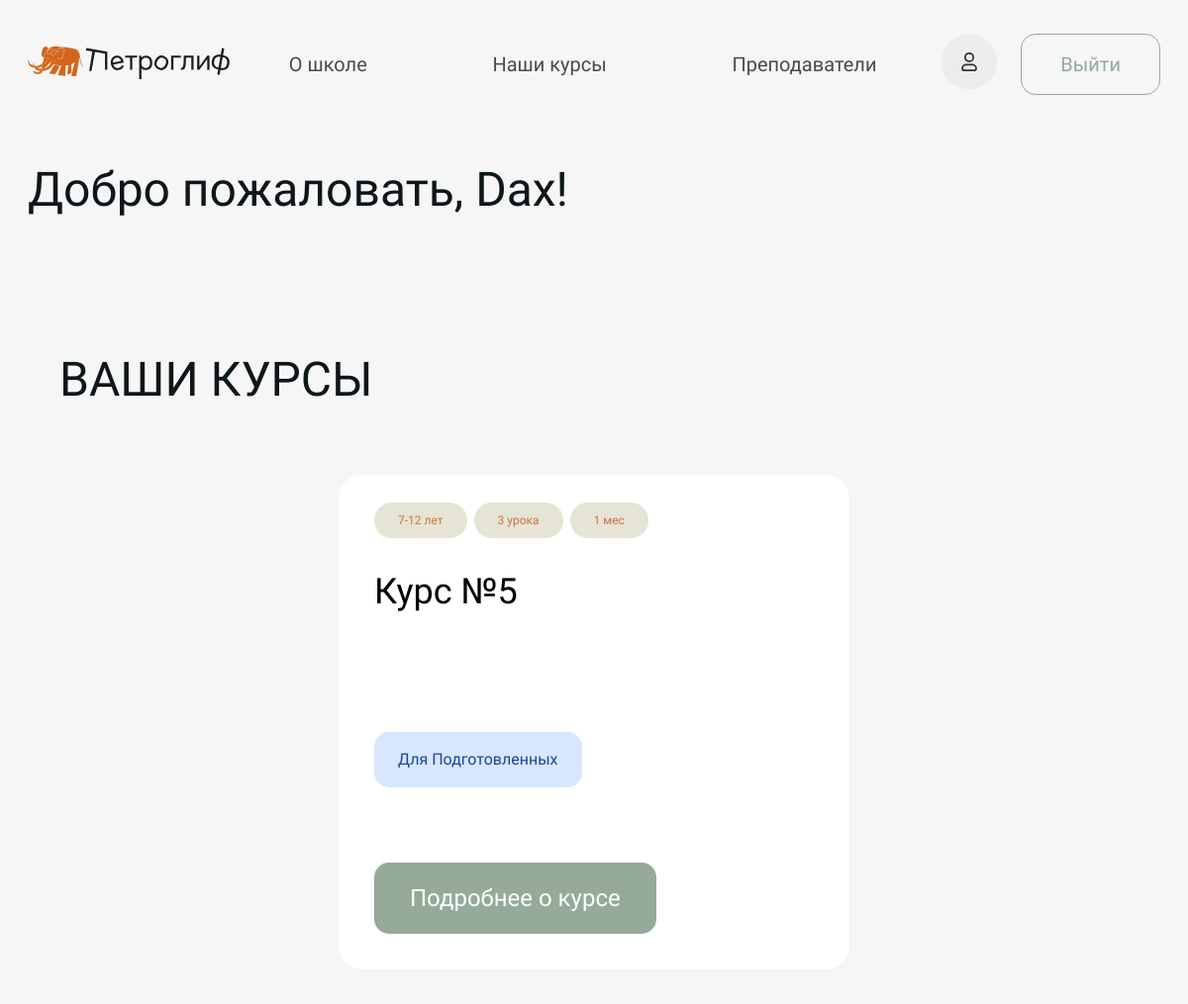
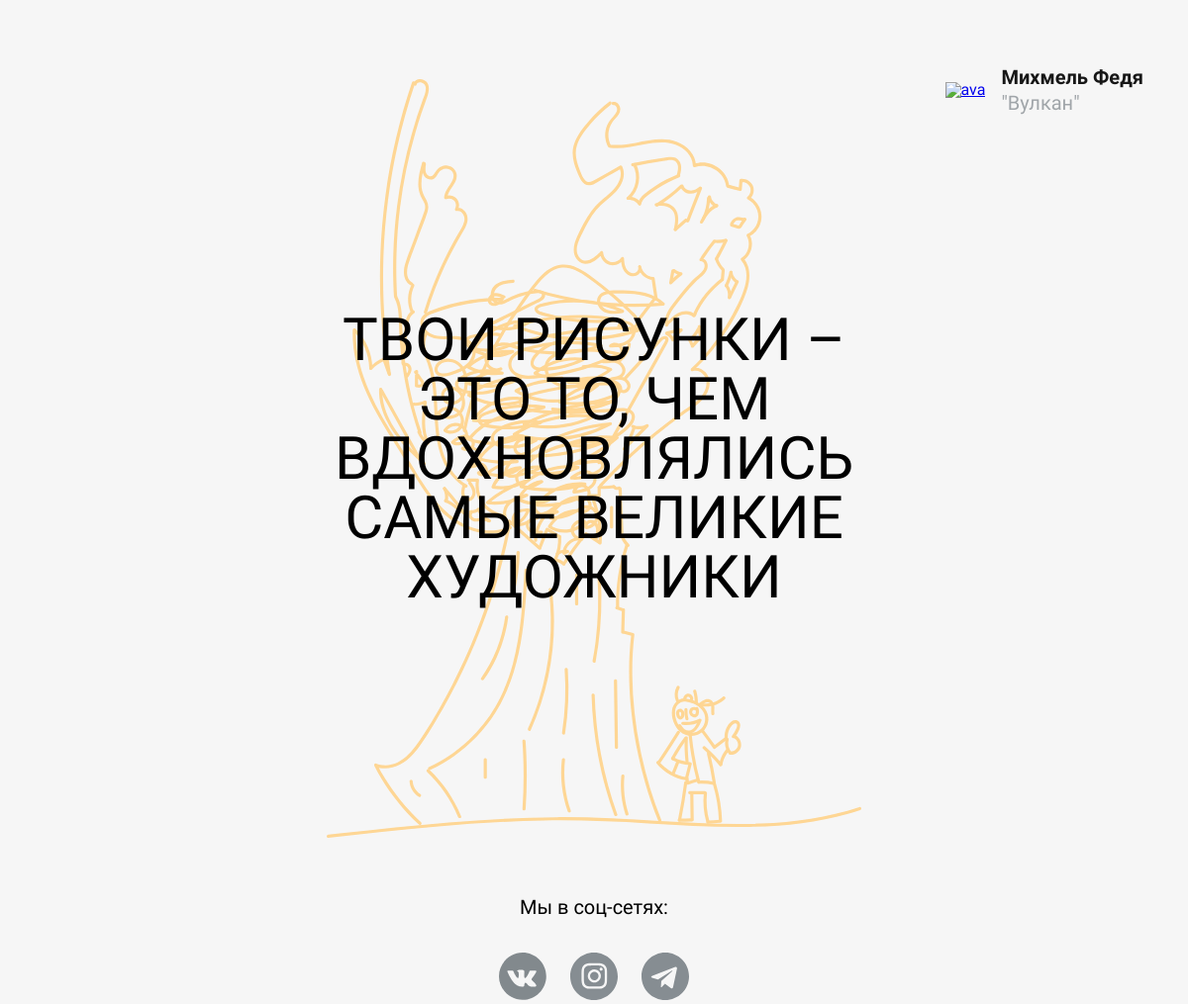
Page /self-account/ (signed in) on the committed database (2 pictures, top to bottom).
### authapp/models.py (models this page shows, shortened)
class StudentUser(AbstractUser):
    id = models.UUIDField(default=uuid4, primary_key=True)
    username = None
    first_name = models.CharField(verbose_name="Имя", max_length=30, blank=False)
    email = models.EmailField(verbose_name="Адрес электронной почты", unique=True, blank=False,
                              validators=[EmailValidator])
    phone_number = models.CharField(verbose_name="Номер телефона", max_length=13, unique=True, blank=False)
    age = models.IntegerField(verbose_name="Возраст", blank=True, null=True)
    bio = models.TextField(verbose_name="Биография", blank=True)
    courses = models.ManyToManyField(Course, verbose_name="Курсы", blank=True, related_name="students")
    created_at = models.DateTimeField(verbose_name='Создан', auto_now_add=True)
    updated_at = models.DateTimeField(verbose_name='Обновлен', auto_now=True)
    deleted = models.BooleanField(default=False)
    activation_key = models.CharField(max_length=128, blank=True)
    activation_key_expires = models.DateTimeField(default=(now() + timedelta(hours=48)))
    objects = StudentUserManager()
    USERNAME_FIELD = 'email'
    REQUIRED_FIELDS = ['first_name', 'phone_number']

### mainapp/models.py (models this page shows, shortened)
class Course(models.Model):
    class CourseCategory(models.TextChoices):
        ART = ("ART", "ИСКУССТВО")
        DESIGN = ("DESIGN", "ДИЗАЙН")
        SOFT_SKILLS = ("SOFT_SKILLS", "SOFT SKILLS")
    id = models.UUIDField(default=uuid4, primary_key=True)
    title = models.CharField(verbose_name="Название курса", max_length=150)
    slug = models.SlugField(verbose_name="URL", max_length=200, unique=True, blank=True, null=True)
    category = models.CharField(verbose_name="Категория курса", max_length=11, choices=CourseCategory.choices)
    note = models.CharField(verbose_name="Цель курса", max_length=200, blank=True)
    description = models.TextField(verbose_name="Описание курса", blank=True)
    price = models.IntegerField(verbose_name="Стоимость курса")
    image = models.ImageField(verbose_name="Изображение", blank=True, null=True, upload_to="сourses_images")
    talents = models.ManyToManyField(Talent, verbose_name="Навыки, которые дает курс", related_name="courses")
    benefits = models.ManyToManyField(Benefit, verbose_name="Польза курса", related_name="courses")
    lesson_qty = models.CharField(verbose_name="Количество уроков", max_length=25, blank=True)
    duration = models.CharField(verbose_name="Продолжительность курса", max_length=25, blank=True)
    age_group = models.CharField(verbose_name="Возрастная группа", max_length=25, blank=True)
    tools = models.TextField(verbose_name="Необходимые материалы и инструменты для курса", blank=True)
    preparation = models.ForeignKey(Preparation, verbose_name="Уровень подготовки", on_delete=models.CASCADE,
                                    null=True, related_name="courses")
    filling = models.TextField(verbose_name="Наполнение курса", blank=True)
    mentors = models.ManyToManyField(Mentor, verbose_name="Менторы", related_name="courses")
    question_lessons_features = models.TextField(verbose_name="Как проходят занятия на курсе?")
    question_access_duration = models.TextField(verbose_name="На сколько по времени доступен курс?")
    question_homework = models.TextField(verbose_name="Что насчет домашнего задания?")
    question_joining_telegram_chat = models.TextField(verbose_name="Что я получу, вступив в телеграм-канал курса?")
    question_paid_no_access = models.TextField(verbose_name="Я оплатил и не получил доступ к курсу")
    is_popular = models.BooleanField(verbose_name="Популярный", default=False)
    created_at = models.DateTimeField(verbose_name='Создан', auto_now_add=True)
    updated_at = models.DateTimeField(verbose_name='Обновлен', auto_now=True)
    deleted = models.BooleanField(verbose_name="Удален", default=False)
    class Meta:
        verbose_name = "Курс"
        verbose_name_plural = "Курсы"
        ordering = ["title"]

class Preparation(models.Model):
    id = models.UUIDField(default=uuid4, primary_key=True)
    value = models.CharField(verbose_name="Значение", max_length=50)
    def __str__(self):
        return self.value
    class Meta:
        verbose_name = "Уровень подготовки"
        verbose_name_plural = "Уровни подготовки"

### mainapp/views.py (the view)
# urls.py: path('self-account/', main_views.view_self_account, name='self-account'),
def view_self_account(request):
    current_user = request.user
    if current_user.is_authenticated:
        courses = current_user.courses.exclude(slug='first-course')
        for course in courses:
            course.description = course.description.split('\n')
        first_course = current_user.courses.filter(slug='first-course')
        descriptions_first = None
        first_course_buy = False
        if first_course:
            first_course_buy = True
            descriptions_first = first_course.description.split('\n')
        context = {'courses': courses,
                   'first_course_buy': first_course_buy,
                   'first_course': first_course,
                   'descriptions_first': descriptions_first,
                   'user': current_user,
                   }
        return render(request, 'mainapp/user_page.html', context)
    else:
        messages.error(request, 'Для входа в личный кабинет Вам необходимо авторизоваться')
        return redirect('index')

### authapp/auth.py (called while the page is built)
    def get_user(self, user_id):
        try:
            return User.objects.get(pk=user_id)
        except User.DoesNotExist:
            return None

### mainapp/templates/mainapp/user_page.html (shortened to what this page needs)
{% extends "mainapp/base.html" %}
{% block content %}
    {% include "mainapp/parts_pages/courses__user.html" %}
    {% include "mainapp/parts_pages/image_tree_yellow.html" %}
{% endblock %}

### mainapp/templates/mainapp/parts_pages/courses__user.html (shortened to what this page needs)
{% load static markdownify %}
    <div class="site-box">
        <section class="courses"  id="anchor-courses">
            <div class="self-account__title">Добро пожаловать, {{ user.first_name }}!</div>
            <h1 class="section__title">Ваши курсы</h1>
            <div class="courses__cards">
                {% for item in courses %}
                <div class="courses__card">
                    <div class="courses__info">
                        <a class="courses__age" href="#">{{ item.age_group }}</a>
                        <a class="courses__count" href="#">{{ item.lesson_qty }}</a>
                        <a class="courses__time" href="#">{{ item.duration }}</a>
                    </div>
                    <div class="courses__name">{{ item.title }}</div>
                    <a class="courses__for" href="#"><div>{{ item.preparation }}</div></a>
                    <a class="courses__detailed" href="{% url 'course' item.slug %}"><div>Подробнее о курсе</div></a>
                </div>
                {% endfor %}
            </div>
        </section>
    </div>

### mainapp/static/css/index.css (style rules this page uses)
* { margin: 0; padding: 0; }
body { font-family: 'Onest', sans-serif; font-size: 16px; font-weight: 300; line-height: 1; background: #F6F6F6; }
.site-box { max-width: 1224px; min-width: 347px; padding: 0 clamp(14px, 3vw, 28px); margin: 0 auto; font-weight: 400; }
.section__title { color: #0D161B; font-size: clamp(2.375rem, 4vw, 3.5rem); font-weight: 400; text-transform: uppercase; padding: clamp(40px, 6vw, 100px) calc(clamp(40px, 6vw, 76px) - 40px) clamp(40px, 6vw, 80px); }
.courses__cards { display: flex; flex-wrap: wrap; gap: 24px; justify-content: center; }
.courses__card { width: clamp(307px, 37vw, 528px); min-height: clamp(305px, 37vw, 549px); padding: clamp(24px, 3vw, 28px) clamp(20px, 3vw, 36px); background-color: #FFFFFF; border-radius: 24px; position: relative; }
.courses__info { display: flex; gap: clamp(4px, 1vw, 7px); }
.courses__info a { text-wrap: nowrap; text-decoration: none; border-radius: 46px; color: #CF7042; background: #E6E4D4; font-size: clamp(0.75rem, 1vw, 1rem); padding: clamp(7.5px, 1vw, 17px) clamp(14px, 2vw, 35px); }
.courses__name { font-size: clamp(1.5rem, 3vw, 2.25rem); line-height: 1; margin-top: clamp(14px, 3vw, 48px); height: clamp(118px, 17vw, 160px); }
.courses__for { text-decoration: none; }
.courses__for > div { padding: clamp(14.5px, 2vw, 20px) clamp(20px, 2vw, 35px); color: #1B459A; background: #D8E6FF; border-radius: 15px; text-wrap: nowrap; font-size: clamp(0.75rem, 2vw, 1rem); display: inline-block; margin-bottom: 14px; }
.courses__detailed { border-radius: 15px; color: #FFFFFF; background: #95AA99; text-decoration: none; font-size: clamp(1.25rem, 2vw, 1.5rem); padding: clamp(18px, 2vw, 29.5px) clamp(35px, 3vw, 37.5px); position: absolute; bottom: clamp(23px, 3vw, 38px); left: clamp(20px, 3vw, 36px); }
.self-account__title { color: #0D161B; font-size: clamp(2.5rem, 4vw, 4.75rem); font-weight: 400; margin: clamp(40px, 6vw, 100px) auto; }

### rows in the picture
StudentUser: first_name "Dax"
Course: age_group "7-12 лет", lesson_qty "3 урока", duration "1 мес", title "Курс №5", preparation "Для Подготовленных"
